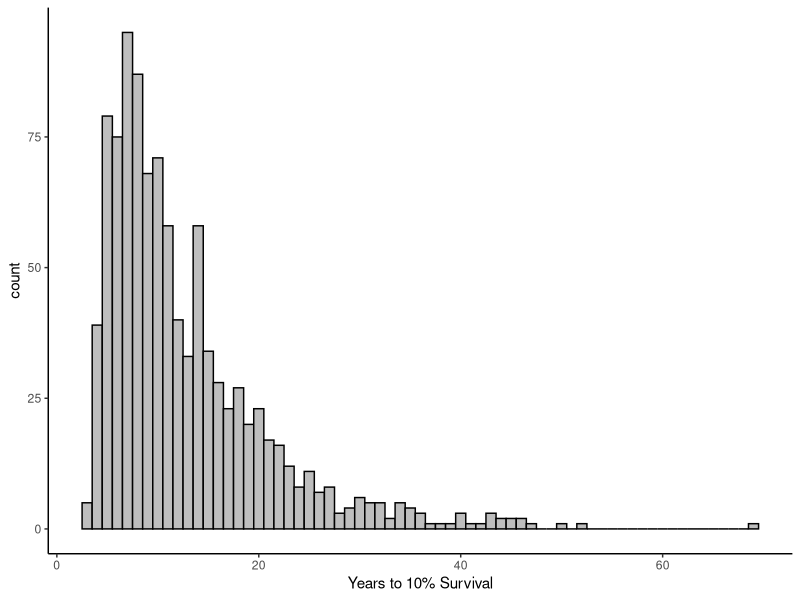

The R script that drew this image:
#Function to turn insecticide selection into selection response, using the
#Breeder's Equation

#h_squared is heritability of the trait
#m = 
#x = insecticide exposure
#B = factor converting exposure into selection differential 
#R = change in mean IR



library(ggplot2)

selection_response = function(B, nrep, h.min, h.max,
                                          m.min, m.max, x.min, x.max){
  
  h_squared = runif(nrep, min = h.min, max=h.max)
  m = runif(nrep, min = m.min, max=m.max)
  x = runif(nrep, min = x.min, max=x.max)
  
  R = B*((h_squared) * x * (1 + m)/2) #Breeders Equation
  
  return(data.frame(R)) ##Return insecticide selection response
 }


R = (selection_response(B=12.7, nrep=1000, h.min= 0.05, h.max = 0.3,
                               m.min=0, m.max=1, x.min=0.4, x.max=0.9))

R = 10/R

##Check median value
median(R$R)
##Centering around median = 10, B=~12.7


#Plot to give years to 10% Survival (assuming 10 generations per year)
ggplot(data = R, aes(x=R)) +
  geom_histogram(binwidth = 1, fill = "grey", colour = "black") +
  xlab("Years to 10% Survival") +
  theme_classic()


##






